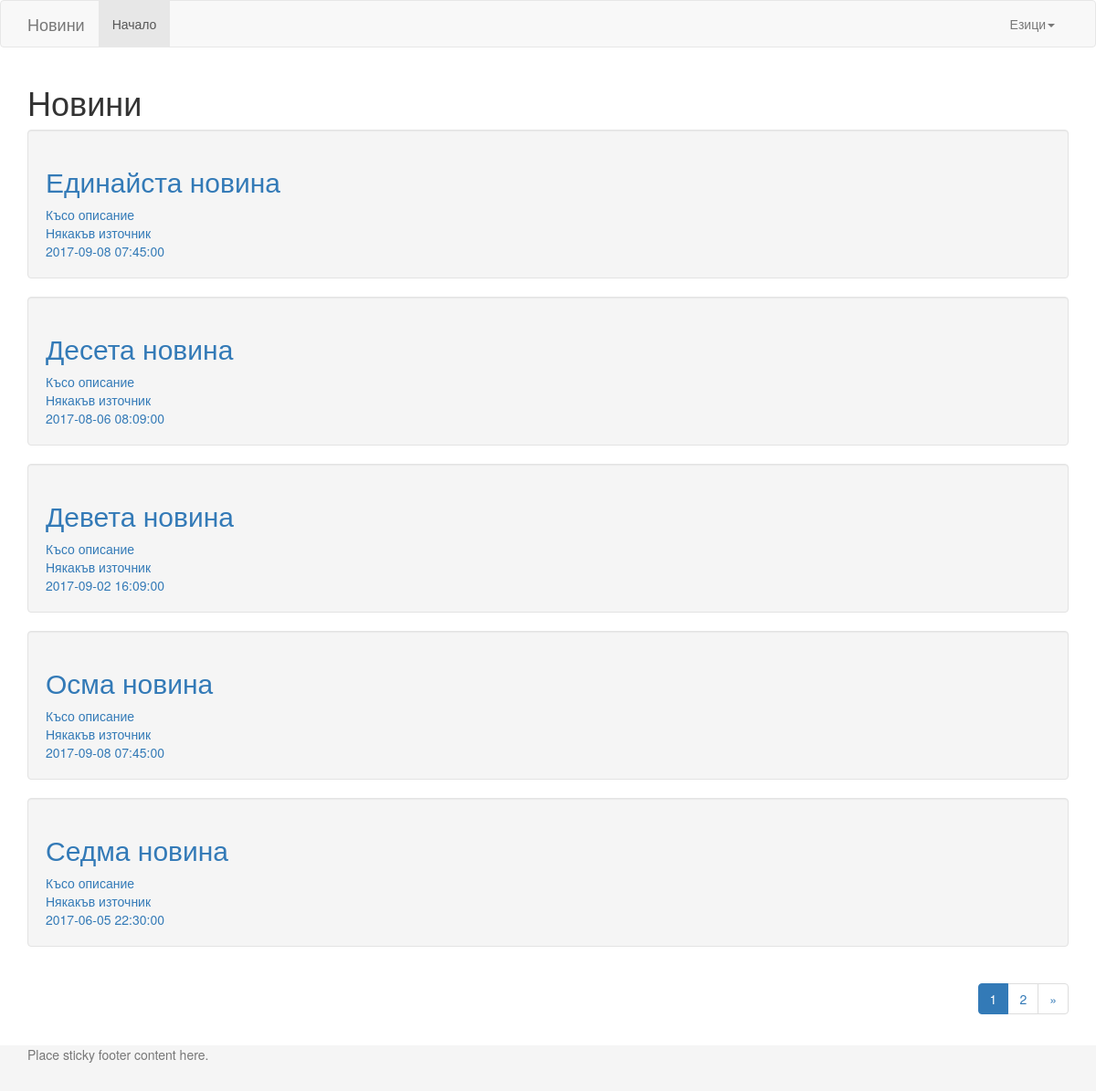
The page / on the database its author committed.
### tables this page shows
CREATE TABLE IF NOT EXISTS `news_translations` (
  `id` int(11) NOT NULL AUTO_INCREMENT,
  `title` varchar(50) NOT NULL,
  `short_description` varchar(100) NOT NULL,
  `description` text NOT NULL,
  `language_id` int(11) NOT NULL,
  `news_id` int(11) DEFAULT NULL,
  PRIMARY KEY (`id`),
  KEY `news_translations_1_idx` (`news_id`),
  KEY `news_translations_2_idx` (`language_id`)
);

CREATE TABLE IF NOT EXISTS `news` (
  `id` int(11) NOT NULL AUTO_INCREMENT,
  `date` datetime NOT NULL,
  `source` varchar(100) NOT NULL,
  PRIMARY KEY (`id`)
);

### components/Database.php (called while the page is built, shortened)
<?php
class Database {
	private static $instance;
	private function __construct() {
		$servername = DB_HOST;
		$username = DB_USER;
		$password = DB_PASS;
		$charset = DB_CHARSET;
		try {
			$this->pdo = new \PDO("mysql:host=$servername;dbname=news;charset=$charset", $username, $password);
		}
		catch(\PDOException $e) {
			echo "Connection failed: " . $e->getMessage();
		}
	}
	public static function getInstance() {
		if(self::$instance === null) {
			self::$instance = new Database();
		}
		return self::$instance->pdo;
	}
}

### components/MasterController.php (called while the page is built, shortened)
<?php
include_once 'models/Languages.php';
class MasterController {
	public function __construct() {
		$lang = new Languages();
		$lang->getLanguages();
	}
}

### components/MasterModel.php (called while the page is built, shortened)
<?php
include_once 'components/Database.php';
class MasterModel {
	private $conn;
	public function __construct() {
		$this->conn = Database::getInstance();
	}
	public function find($query, $isSingleRow = false) {
		$result = null;
		$sql = $this->conn->prepare($query);
		$sql->execute();
		$sql->setFetchMode(\PDO::FETCH_ASSOC);
		if ($isSingleRow) {
			$result = $sql->fetch();
		} else {
			$result = [];
			foreach($sql->fetchAll() as $row) {
				$result[] = $row;
			}
		}
		return $result;
	}
}

### models/Languages.php (called while the page is built, shortened)
<?php
include_once 'components/MasterModel.php';
class Languages extends MasterModel {
	public function getLanguages() {
		$languagesArr = $this->find('SELECT * FROM languages');
	}
}

### controllers/HomeController.php (called while the page is built, shortened)
<?php
include_once 'models/News.php';
include_once 'components/MasterController.php';
class HomeController extends MasterController {
	public function __construct() {
		parent::__construct();
	}
	public function actionIndex($pageNum = 1) {
		$news = new News();
		$newsList = $news->getNews($pageNum, 5);
		$newsCount = $news->getNewsCount();
		$activePage = !$pageNum ? 1 : $pageNum;
		include_once 'components/Pagination.php';
		$newPagination = new Pagination(9, $activePage, 5, '/' . ROOT_PATH . 'home/index/');
		$pagination = $newPagination->pagination;
		include_once 'views/layouts/default.php';
	}
}

### models/News.php (called while the page is built, shortened)
<?php
include_once 'components/MasterModel.php';
class News extends MasterModel {
	public function getNews($pageNum, $limit = 10) {
		$pageNum = !$pageNum ? 1 : $pageNum;
		$start = ($pageNum - 1) * $limit;
		$newsArr = $this->find(
	'SELECT news.id, nt.title, nt.short_description, news.source, news.date
          FROM news LEFT JOIN news_translations as nt ON news.id = nt.news_id
          WHERE nt.language_id = '. $this->languageId .' ORDER BY news.id DESC LIMIT ' . $start . ',' . $limit
		);
		return $newsArr;
	}
	public function getNewsCount() {
		$newsCount = $this->find(
	'SELECT COUNT(*) as count FROM news LEFT JOIN news_translations as nt ON news.id = nt.news_id
          WHERE nt.language_id = ' . $this->languageId, true
		);
		return $newsCount;
	}
}

### views/master/home.php (the view)
<h1><?= Helper::$translation['news'] ?></h1>
<?php if ($newsCount['count'] > 0): ?>
	<ul class="news">
		<?php foreach($newsList as $news): ?>
			<li>
				<a href="<?= '/' . ROOT_PATH . 'news/index/' . $news['id'] ?>" class="well show">
					<h2><?= $news['title'] ?></h2>
					<div><?= $news['short_description'] ?></div>
					<div><?= $news['source'] ?></div>
					<div><?= $news['date'] ?></div>
				</a>
			</li>
		<?php endforeach;  ?>
	</ul>
	<nav class="pull-right">
		<?= $pagination ?>
	</nav>
<?php endif; ?>

### components/Pagination.php (shortened to what this page needs)
<?php
class Pagination {
	public function __construct($newsCount, $activePage, $maxRows, $url) {
		$rows = $newsCount;
		$page_rows = $maxRows;
		$last = ceil($rows/$page_rows);
		$pagenum = $activePage;
		$paginationCtrls = '';
		if($last != 1){
			$paginationCtrls .= '<li class="active"><a href="javascript:;">'.$pagenum.'</li>';
			for($i = $pagenum+1; $i <= $last; $i++){
				$paginationCtrls .= '<li><a href="' . $url . $i.'">'.$i.'</a></li> ';
			}
			if ($pagenum != $last) {
				$next = $pagenum + 1;
				$paginationCtrls .= '<li><a href="'. $url . $next.'"><span aria-hidden="true">&raquo;</span></a></li> ';
			}
		}
		$paginationCtrls = '<ul class="pagination">' . $paginationCtrls . '</ul>';
		$this->pagination = $paginationCtrls;
	}
}

### index.php (shortened to what this page needs)
<?php
$requestHome = '/' . ROOT_PATH;
$controller = null;
$method = null;
$param = array();
$adminRouting = false;
if ($adminRouting) {
	$adminFolder = 'admin/';
	$namespace = '\admin\Controllers\\';
	if (!isset($_SESSION['user_id'])) {
		if ($method !== 'actionLogin') {
			header("Location: " . $requestHome . 'admin/user/login');
			exit();
		}
	}
} else {
	$adminFolder = '';
}
if (file_exists( 'controllers/' . $adminFolder . $controller . 'Controller.php')) {
	include_once  'controllers/' . $adminFolder . $controller . 'Controller.php';
} else {
	include_once  'controllers/' . $adminFolder .'HomeController.php';
}
$instance = new $controllerClass();
if(method_exists($instance, $method)) {
	call_user_func_array(array($instance, $method), array($param));
} else {
	call_user_func_array(array($instance, 'actionIndex'), array());
}

### views/layouts/default.php (shortened to what this page needs)
<!DOCTYPE html>
<html>
<head>
	<link rel="stylesheet" type="text/css" href="/<?= ROOT_PATH; ?>public/css/bootstrap.min.css">
	<link rel="stylesheet" type="text/css" href="/<?= ROOT_PATH; ?>public/css/style.css">
</head>
<body>
	<header>
		<nav class="navbar navbar-default">
			<div class="container">
				<div class="navbar-header">
					<a class="navbar-brand" href="/<?= ROOT_PATH; ?>"><?= Helper::$translation['news'] ?></a>
				</div>
				<div id="navbar" class="navbar-collapse collapse">
					<ul class="nav navbar-nav">
						<li class="active"><a href="/<?= ROOT_PATH; ?>"><?= Helper::$translation['home'] ?></a></li>
					</ul>
					<ul class="nav navbar-nav navbar-right">
						<li class="dropdown">
							<a href="#" class="dropdown-toggle" data-toggle="dropdown" role="button" aria-haspopup="true" aria-expanded="false"><?= Helper::$translation['lang'] ?><span class="caret"></span></a>
						</li>
					</ul>
				</div>
			</div>
		</nav>
	</header>
	<div class="main-container">
		<div class="container">
			<?php include_once $contentName; ?>
		</div>
	</div>
	<footer class="footer">
		<div class="container">
			<span class="text-muted">Place sticky footer content here.</span>
		</div>
	</footer>
</body>
</html>

### public/css/style.css (style rules this page uses)
html { min-height: 100%; }
body { padding-bottom: 60px; position: relative; min-height: 100vh; }
.news { list-style: none; padding: 0; }
.footer { position: absolute; bottom: 0; width: 100%; height: 50px; background-color: #f5f5f5; }

### rows shown on the page
news_translations: title "Единайста новина", short_description "Късо описание", news.source "Някакъв източник", news.date "2017-09-08 07:45:00"
news_translations: title "Десета новина", short_description "Късо описание", news.source "Някакъв източник", news.date "2017-08-06 08:09:00"
news_translations: title "Девета новина", short_description "Късо описание", news.source "Някакъв източник", news.date "2017-09-02 16:09:00"
news_translations: title "Осма новина", short_description "Късо описание", news.source "Някакъв източник", news.date "2017-09-08 07:45:00"
news_translations: title "Седма новина", short_description "Късо описание", news.source "Някакъв източник", news.date "2017-06-05 22:30:00"

### other values the page prints
Helper::$translation['news'] "Новини"
Helper::$translation['home'] "Начало"
Helper::$translation['lang'] "Езици"
$pagenum "1"
